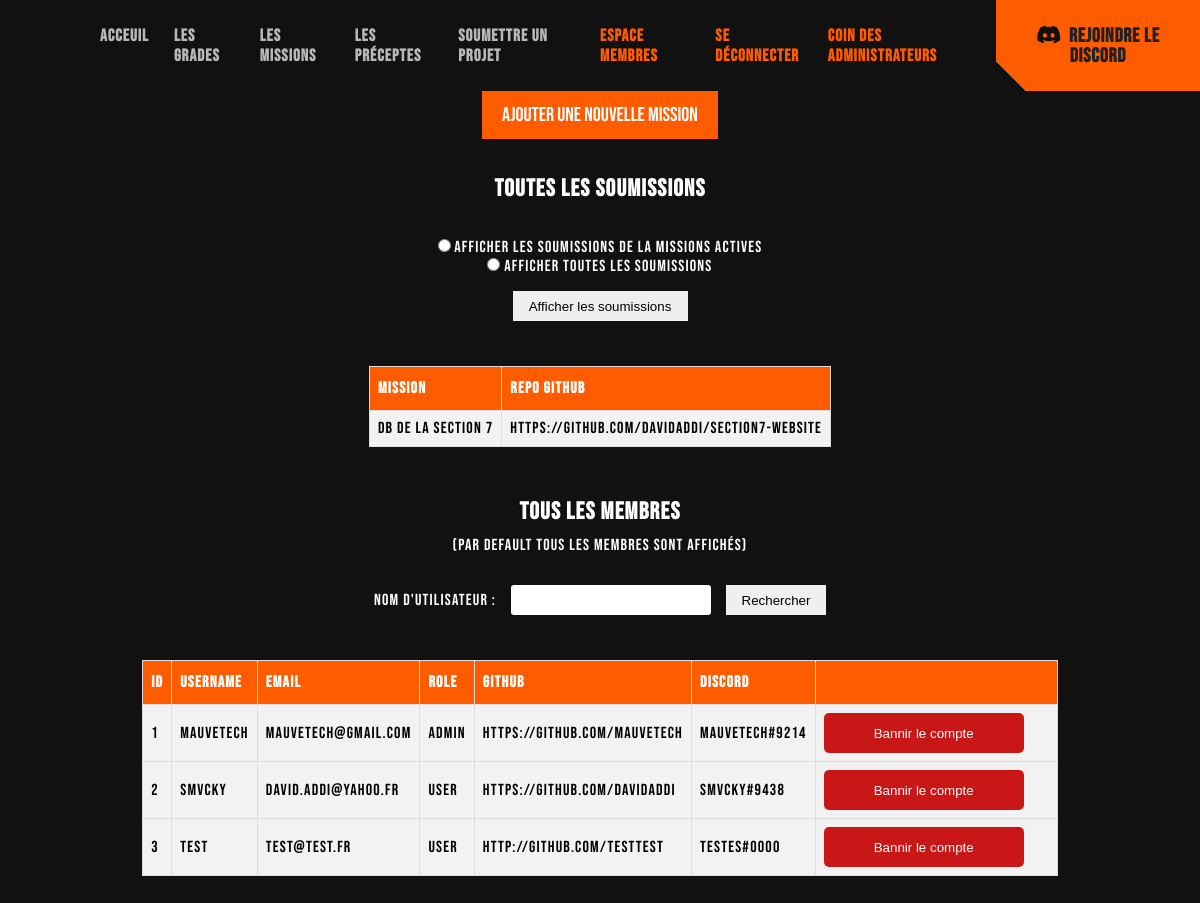
/admin.php (signed in), run on the app's committed database.
### tables this page shows
CREATE TABLE `missions_submissions` (
  `user` text NOT NULL,
  `nomMission` varchar(500) NOT NULL,
  `discord` varchar(500) NOT NULL,
  `lien_repo_github` text NOT NULL
);

CREATE TABLE `users` (
  `id` int(11) NOT NULL,
  `email` varchar(255) NOT NULL,
  `username` varchar(255) NOT NULL,
  `password` varchar(255) NOT NULL,
  `role` varchar(255) NOT NULL DEFAULT 'user',
  `github` mediumtext NOT NULL,
  `discord` varchar(500) NOT NULL
);

### lib/testadmin.php (called while the page is built, shortened)
<?php
require_once('lib/db.php');
$isConnected = isset($_SESSION["user"]);
if ($isConnected) {
  $stmt = $db->prepare('SELECT role FROM users WHERE id = :id');
  $stmt->execute([':id' => $_SESSION["user"]["id"]]);
  $user = $stmt->fetch();
  if ($user["role"] === "admin") {
    $isAdmin = true;
  }
}
?>

### admin.php (the view, shortened to what this page needs)
<?php
require_once('inc/headHTML.php');
require_once('lib/testadmin.php');
include_once('inc/nav.php');
?>
<main>
<button class="btn-orange"><a href="addMission.php">Ajouter une nouvelle mission</a></button>
<div class="allSubs">
    <h1 class="newSectionH1">Toutes les soumissions</h1>
    <form method="post" action="<?php echo $_SERVER['PHP_SELF']; ?>" class="sortSubs">
        <label>
            <input type="radio" name="status" value="A">
            Afficher les soumissions de la missions actives
        </label>
        <label>
            <input type="radio" name="status" value="all">
            Afficher toutes les soumissions
        </label>
        <input type="submit" value="Afficher les soumissions">
    </form>
    <table id="usersTable">
        <tr>
            <th>Mission</th>
            <th>Repo Github</th>
        </tr>
    <?php
        $sql = "SELECT * FROM missions_submissions";
        $stmt = $db->query($sql);
        while ($submission = $stmt->fetch(PDO::FETCH_ASSOC)) {
            echo '
                <tr>
                    <td>'.$submission['nomMission'].'</td>
                    <td><a href='.$submission['lien_repo_github'].'>'.$submission['lien_repo_github'].'</a></td>
                </tr>';
            };
            echo'</table>';
        ?>
</div>
<div class="allMembers" >
    <h1 class="newSectionH1">Tous les membres</h1>
    <p style="text-align: center; color: #fff">(Par default tous les membres sont affichés)</p>
    <form method="get" class="searchUsers">
        <label for="username" style="color: #fff">Nom d'utilisateur :</label>
        <input type="text" id="username" name="username" required>
        <input type="submit" value="Rechercher">
    </form>
    <?php
    if(isset($_GET['username']) && !empty($_GET['username'])) {
        $username = $_GET['username'];
        $stmt = $db->prepare("SELECT * FROM users WHERE username LIKE CONCAT('%', :username, '%')");
        $stmt->bindParam(':username', $username);
        $stmt->execute();
        $users = $stmt->fetchAll();
    } else {
        $stmt = $db->prepare('SELECT * FROM users');
        $stmt->execute();
        $users = $stmt->fetchAll();
    }
    ?>
    <table id="usersTable">
        <tr>
            <th>ID</th>
            <th>Username</th>
            <th>Email</th>
            <th>Role</th>
            <th>Github</th>
            <th>Discord</th>
            <th> </th>
        </tr>
        <?php foreach ($users as $user): ?>
            <tr>
                <td><?= $user['id'] ?></td>
                <td><?= $user['username'] ?></td>
                <td><?= $user['email'] ?></td>
                <td><?= $user['role'] ?></td>
                <td><?= $user['github'] ?></td>
                <td><?= $user['discord'] ?></td>
                <td>
                    <button class="btn-danger" onclick="return confirm('Voulez vous vraiment bannir le compte ?');">
                        <a href="admindelete.php?id=<?= $user['id'] ?>&email=<?= $user['email'] ?>&username=<?= $user['username'] ?>"
                           class="delete" style="color: #fff">Bannir le compte</a></button>
                </td>
            </tr>
        <?php endforeach; ?>
    </table>
</div>
</main>

### inc/headHTML.php (shortened to what this page needs)
<!DOCTYPE html>
<html lang="en">
<head>
    <link rel="stylesheet" href="https://cdnjs.cloudflare.com/ajax/libs/font-awesome/6.3.0/css/all.min.css" />
    <link rel="stylesheet" href="style.css">
</head>
<body>

### inc/nav.php (shortened to what this page needs)
<?php require_once('lib/testadmin.php'); ?>
<section id="heroHeader">
    <nav>
        <ul>
            <li><a href="index.php#heroHeader">Acceuil</a></li>
            <li><a href="index.php#grades">Les Grades</a></li>
            <li><a href="index.php#missions">Les Missions</a></li>
            <li><a href="index.php#preceptes">Les Préceptes</a></li>
            <li><a href="index.php#Subs">Soumettre un projet</a></li>
            <?php if($isConnected): ?>
                <li><a href="membres.php" class="membres">Espace Membres</a></li>
                <li><a href="logout.php" class="membres">Se déconnecter</a></li>
            <?php endif;?>
            <?php if($isAdmin):?>
                <li class="membres"><a href="admin.php">Coin des administrateurs</a></li>
            <?php endif; ?>
        </ul>
        <button class="discordBtn"><i class="fa-brands fa-discord"></i><a href="https://discord.com/invite/Ms78rJFa5d" target="_blank">REJOINDRE LE DISCORD</a></button>
    </nav>

### style.css (style rules this page uses)
* { margin: 0; padding: 0; border: none; }
body { font-family: 'Bebas Neue'; letter-spacing: 1.19px; }
body { background-color: #111; }
ul, li { list-style-type: none; }
a { all: unset; }
nav { display: flex; align-items: center; margin-left: 100px; justify-content: space-between; }
ul { display: flex; }
nav > ul > li { margin-right: 25px; font-size: 17px; color: #b8b8b8; font-weight: bold; font-family: 'Bebas Neue', sans-serif; letter-spacing: 1px; }
.membres { color: #ff5c00; }
.discordBtn, .discordBtn::after { padding: 25px 20px; background: linear-gradient(45deg, transparent 10%, #ff5c00 5%); border: 0; color: #202124; line-height: 1; outline: transparent; position: relative; font-size: 20px; font-family: 'Bebas Neue'; font-weight: bold; letter-spacing: 0.75px; }
.discordBtn > i { color: #111; margin-right: 7px; }
.newSectionH1 { margin-top: 35px; margin-bottom: 35px; text-align: center; color: #fff; }
.btn-danger { width: 200px; height: 40px; background-color: #c91717; color: #fff; border: none; border-radius: 5px; margin-right: 25px; }
#usersTable { font-family: 'Bebas Neue', sans-serif; border-collapse: collapse; width: 100%; width: 100%; display: flex; justify-content: center; margin-top: 45px; margin-bottom: 50px; }
#usersTable td, #usersTable th { border: 1px solid #ddd; padding: 8px; }
#usersTable tr { background-color: #f2f2f2; }
#usersTable th { padding-top: 12px; padding-bottom: 12px; text-align: left; background-color: #ff5c00; color: white; }
.allMembers h1 { margin-bottom: 10px; }
.searchUsers { margin-top: 30px; display: flex; justify-content: center; align-items: center; }
.searchUsers > label { color: #fff; margin-right: 15px; }
.searchUsers > input[type="text"] { margin-right: 15px; width: 200px; height: 30px; border-radius: 3px; }
.searchUsers > input[type="submit"] { width: 100px; height: 30px; }
.sortSubs { color: #fff; display: flex; flex-direction: column; align-items: center; }
.sortSubs > input[type="submit"] { margin-top: 15px; width: 175px; height: 30px; }
.btn-orange { background: linear-gradient(45deg, transparent 10%, #ff5c00 5%); color: white; font-family: 'Bebas Neue'; padding: 12px 20px; border: none; cursor: pointer; font-size: 20px; }

### admin.php (style rules this page uses)
.btn-orange { background: #ff5c00; color: white; font-family: 'Bebas Neue'; padding: 12px 20px; border: none; cursor: pointer; font-size: 20px; display: flex; align-items: center; margin: auto; }

### data on the page
missions_submissions: nomMission "DB de la Section 7", lien_repo_github "https://github.com/davidaddi/Section7-website"
users: id "1", username "mauvetech", email "mauvetech@gmail.com", role "admin", github "https://github.com/mauvetech", discord "Mauvetech#9214"
users: id "2", username "smvcky", email "david.addi@yahoo.fr", role "user", github "https://github.com/davidaddi", discord "smvcky#9438"
users: id "3", username "test", email "test@test.fr", role "user", github "http://github.com/testtest", discord "testes#0000"
